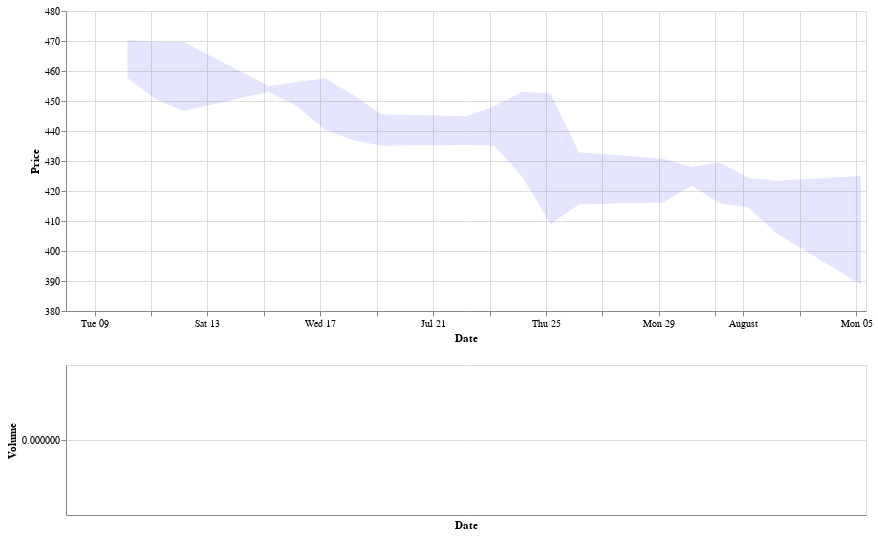

The cell this chart's notebook holds for it:
### Code cell
#Altair filtering by selection
interval = alt.selection_interval()

candlestick_i = candlestick.add_selection(interval)
volume_i = volume.transform_filter(interval)

combine = candlestick_i & volume_i
combine

### Figure 1 — Vega-Lite specification as saved in the notebook (floating-point values rounded to 4 significant figures)
{"config": {"view": {"continuousWidth": 300, "continuousHeight": 300}}, "vconcat": [{"layer": [{"mark": {"type": "line"}, "encoding": {"color": {"value": "blue"}, "tooltip": [{"field": "Date", "type": "nominal"}, {"field": "SMA", "type": "quantitative"}], "x": {"axis": {"title": "Date"}, "field": "Dates", "type": "temporal"}, "y": {"field": "SMA", "type": "quantitative"}}, "name": "view_12"}, {"mark": {"type": "line"}, "encoding": {"color": {"value": "blue"}, "tooltip": [{"field": "Date", "type": "nominal"}, {"field": "BLH", "type": "quantitative"}], "x": {"axis": {"title": "Date"}, "field": "Dates", "type": "temporal"}, "y": {"field": "BLH", "type": "quantitative"}}}, {"mark": {"type": "line"}, "encoding": {"color": {"value": "blue"}, "tooltip": [{"field": "Date", "type": "nominal"}, {"field": "BLL", "type": "quantitative"}], "x": {"axis": {"title": "Date"}, "field": "Dates", "type": "temporal"}, "y": {"field": "BLL", "type": "quantitative"}}}, {"mark": {"type": "area", "fillOpacity": 0.1}, "encoding": {"color": {"value": "blue"}, "x": {"field": "Date", "type": "temporal"}, "y": {"field": "BLL", "type": "quantitative"}, "y2": {"field": "BLH"}}}, {"mark": {"type": "rule"}, "encoding": {"color": {"condition": {"test": "datum.open <= datum.close", "value": "green"}, "value": "red"}, "x": {"axis": {"title": "Date"}, "field": "Dates", "type": "temporal"}, "y": {"field": "Low", "scale": {"zero": false}, "title": "Price", "type": "quantitative"}, "y2": {"field": "High"}}}, {"mark": {"type": "bar", "width": 4}, "encoding": {"color": {"condition": {"test": "datum.open <= datum.close", "value": "green"}, "value": "red"}, "tooltip": [{"field": "Date", "type": "nominal"}, {"field": "Open", "type": "quantitative"}, {"field": "High", "type": "quantitative"}, {"field": "Low", "type": "quantitative"}, {"field": "Close", "type": "quantitative"}], "x": {"axis": {"title": "Date"}, "field": "Dates", "type": "temporal"}, "y": {"field": "Open", "type": "quantitative"}, "y2": {"field": "Close"}}}], "height": 300, "width": 800}, {"mark": {"type": "bar", "width": 4}, "encoding": {"color": {"condition": {"test": "datum.open <= datum.close", "value": "green"}, "value": "red"}, "tooltip": [{"field": "Volume", "type": "quantitative"}], "x": {"axis": {"title": "Date"}, "field": "Dates", "type": "temporal"}, "y": {"field": "Volume", "type": "quantitative"}}, "height": 150, "transform": [{"filter": {"param": "param_9"}}], "width": 800}], "data": {"name": "data-8f646136e0826bdfed621e2b1f5897d5"}, "params": [{"name": "param_9", "select": {"type": "interval"}, "views": ["view_12"]}], "$schema": "https://vega.github.io/schema/vega-lite/v5.17.0.json", "datasets": {"data-8f646136e0826bdfed621e2b1f5897d5": [{"Date": "2024-07-08 00:00:00-04:00", "Open": 466.5, "High": 467.7, "Low": 464.5, "Close": 466.2, "Volume": 12962300, "Dividends": 0.0, "Stock Splits                                                                                    ": 0.0, "colors": "red", "SMA": null, "BLH": null, "BLL": null}, {"Date": "2024-07-09 00:00:00-04:00", "Open": 467.0, "High": 467.3, "Low": 458.0, "Close": 459.5, "Volume": 17207200, "Dividends": 0.0, "Stock Splits                                                                                    ": 0.0, "colors": "red", "SMA": null, "BLH": null, "BLL": null}, {"Date": "2024-07-10 00:00:00-04:00", "Open": 461.2, "High": 466.5, "Low": 458.9, "Close": 466.2, "Volume": 18196100, "Dividends": 0.0, "Stock Splits                                                                                    ": 0.0, "colors": "green", "SMA": 464.0, "BLH": 470.3, "BLL": 457.7}, {"Date": "2024-07-11 00:00:00-04:00", "Open": 463.0, "High": 464.8, "Low": 451.5, "Close": 454.7, "Volume": 23111200, "Dividends": 0.0, "Stock Splits                                                                                    ": 0.0, "colors": "red", "SMA": 460.2, "BLH": 469.6, "BLL": 450.7}, {"Date": "2024-07-12 00:00:00-04:00", "Open": 454.3, "High": 456.4, "Low": 450.6, "Close": 453.5, "Volume": 16324300, "Dividends": 0.0, "Stock Splits                                                                                    ": 0.0, "colors": "red", "SMA": 458.2, "BLH": 469.6, "BLL": 446.7}, {"Date": "2024-07-15 00:00:00-04:00", "Open": 453.3, "High": 457.3, "Low": 451.4, "Close": 454.0, "Volume": 14429400, "Dividends": 0.0, "Stock Splits                                                                                    ": 0.0, "colors": "green", "SMA": 454.1, "BLH": 455.0, "BLL": 453.1}, {"Date": "2024-07-16 00:00:00-04:00", "Open": 454.2, "High": 454.3, "Low": 446.7, "Close": 449.5, "Volume": 17175700, "Dividends": 0.0, "Stock Splits                                                                                    ": 0.0, "colors": "red", "SMA": 452.3, "BLH": 456.4, "BLL": 448.3}, {"Date": "2024-07-17 00:00:00-04:00", "Open": 442.6, "High": 444.9, "Low": 439.2, "Close": 443.5, "Volume": 21778000, "Dividends": 0.0, "Stock Splits                                                                                    ": 0.0, "colors": "green", "SMA": 449.0, "BLH": 457.6, "BLL": 440.4}, {"Date": "2024-07-18 00:00:00-04:00", "Open": 444.3, "High": 444.6, "Low": 434.4, "Close": 440.4, "Volume": 20794800, "Dividends": 0.0, "Stock Splits                                                                                    ": 0.0, "colors": "red", "SMA": 444.5, "BLH": 452.1, "BLL": 436.9}, {"Date": "2024-07-19 00:00:00-04:00", "Open": 433.1, "High": 441.1, "Low": 432.0, "Close": 437.1, "Volume": 20940400, "Dividends": 0.0, "Stock Splits                                                                                    ": 0.0, "colors": "green", "SMA": 440.3, "BLH": 445.6, "BLL": 435.1}, {"Date": "2024-07-22 00:00:00-04:00", "Open": 441.8, "High": 444.6, "Low": 438.9, "Close": 442.9, "Volume": 15808800, "Dividends": 0.0, "Stock Splits                                                                                    ": 0.0, "colors": "green", "SMA": 440.1, "BLH": 444.9, "BLL": 435.4}, {"Date": "2024-07-23 00:00:00-04:00", "Open": 443.9, "High": 448.4, "Low": 443.1, "Close": 444.9, "Volume": 13107100, "Dividends": 0.0, "Stock Splits                                                                                    ": 0.0, "colors": "green", "SMA": 441.6, "BLH": 448.2, "BLL": 435.0}, {"Date": "2024-07-24 00:00:00-04:00", "Open": 440.5, "High": 441.5, "Low": 427.6, "Close": 428.9, "Volume": 26805800, "Dividends": 0.0, "Stock Splits                                                                                    ": 0.0, "colors": "red", "SMA": 438.9, "BLH": 453.1, "BLL": 424.7}, {"Date": "2024-07-25 00:00:00-04:00", "Open": 428.8, "High": 429.8, "Low": 417.5, "Close": 418.4, "Volume": 29943800, "Dividends": 0.0, "Stock Splits                                                                                    ": 0.0, "colors": "red", "SMA": 430.7, "BLH": 452.5, "BLL": 409.0}, {"Date": "2024-07-26 00:00:00-04:00", "Open": 418.2, "High": 428.9, "Low": 417.3, "Close": 425.3, "Volume": 23583800, "Dividends": 0.0, "Stock Splits                                                                                    ": 0.0, "colors": "green", "SMA": 424.2, "BLH": 432.9, "BLL": 415.5}, {"Date": "2024-07-29 00:00:00-04:00", "Open": 431.6, "High": 432.1, "Low": 424.7, "Close": 426.7, "Volume": 15125800, "Dividends": 0.0, "Stock Splits                                                                                    ": 0.0, "colors": "red", "SMA": 423.5, "BLH": 430.7, "BLL": 416.2}, {"Date": "2024-07-30 00:00:00-04:00", "Open": 427.7, "High": 429.0, "Low": 417.4, "Close": 422.9, "Volume": 32687600, "Dividends": 0.0, "Stock Splits                                                                                    ": 0.0, "colors": "red", "SMA": 425.0, "BLH": 428.1, "BLL": 421.8}, {"Date": "2024-07-31 00:00:00-04:00", "Open": 420.5, "High": 421.8, "Low": 412.2, "Close": 418.4, "Volume": 42891400, "Dividends": 0.0, "Stock Splits                                                                                    ": 0.0, "colors": "red", "SMA": 422.7, "BLH": 429.5, "BLL": 415.8}, {"Date": "2024-08-01 00:00:00-04:00", "Open": 420.8, "High": 427.5, "Low": 413.1, "Close": 417.1, "Volume": 30296400, "Dividends": 0.0, "Stock Splits                                                                                    ": 0.0, "colors": "red", "SMA": 419.5, "BLH": 424.5, "BLL": 414.5}, {"Date": "2024-08-02 00:00:00-04:00", "Open": 412.5, "High": 415.0, "Low": 404.3, "Close": 408.5, "Volume": 29399700, "Dividends": 0.0, "Stock Splits                                                                                    ": 0.0, "colors": "red", "SMA": 414.6, "BLH": 423.4, "BLL": 405.9}, {"Date": "2024-08-05 00:00:00-04:00", "Open": 388.8, "High": 401.0, "Low": 385.6, "Close": 395.1, "Volume": 39529123, "Dividends": 0.0, "Stock Splits                                                                                    ": 0.0, "colors": "green", "SMA": 406.9, "BLH": 425.0, "BLL": 388.8}]}}
